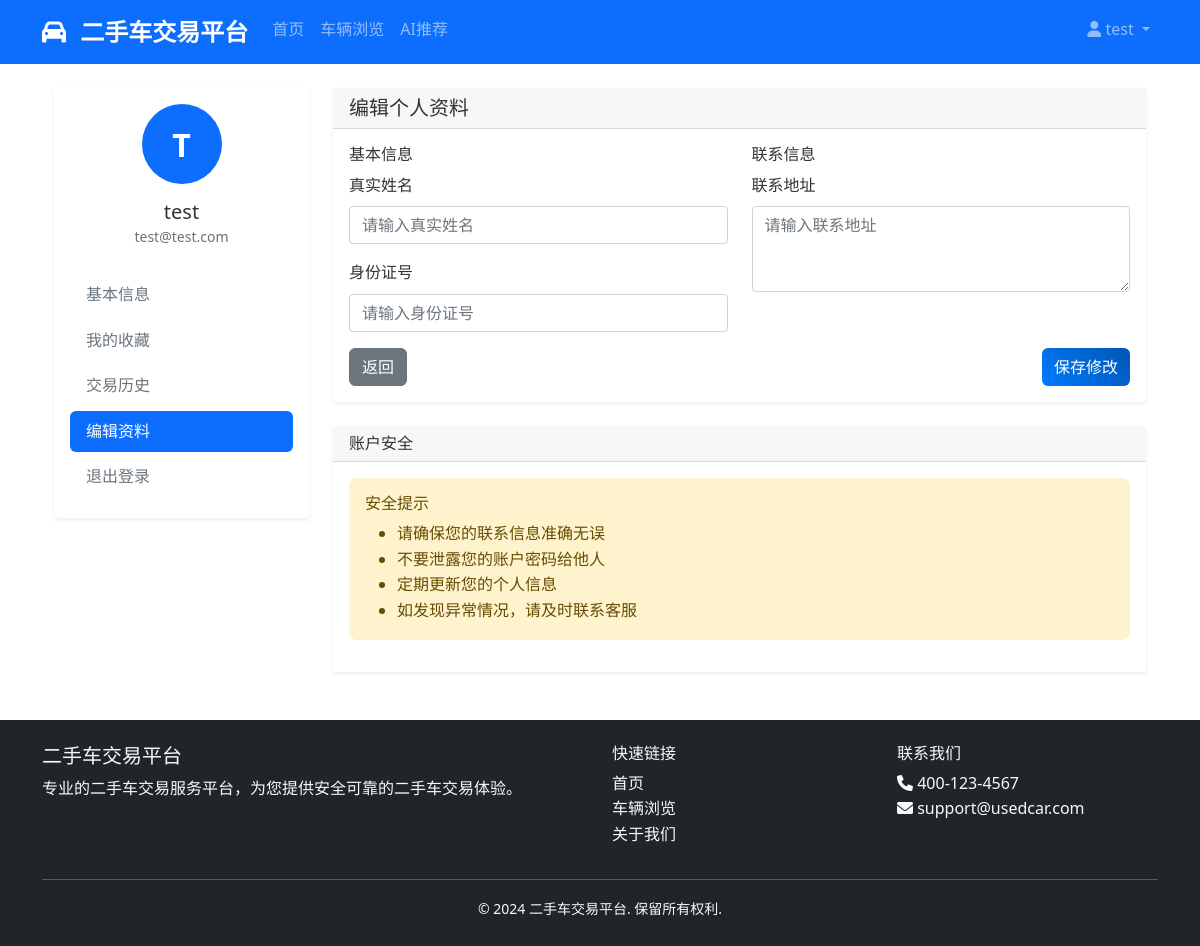
/users/profile/edit/ (signed in), run on the app's committed database.
### users/models.py (models this page shows, shortened)
class CustomUser(AbstractUser):
    USER_TYPE_CHOICES = [
        ('buyer', '买家'),
        ('seller', '卖家'),
        ('admin', '管理员'),
    ]
    phone = models.CharField(_('手机号码'), max_length=15, unique=True, blank=True, null=True)
    email = models.EmailField(_('邮箱地址'), unique=True)
    user_type = models.CharField(_('用户类型'), max_length=10, choices=USER_TYPE_CHOICES, default='buyer')
    avatar = models.ImageField(_('头像'), upload_to='avatars/', blank=True, null=True)
    is_verified = models.BooleanField(_('是否验证'), default=False)
    created_at = models.DateTimeField(_('创建时间'), auto_now_add=True)
    updated_at = models.DateTimeField(_('更新时间'), auto_now=True)
    seller_license = models.CharField(_('营业执照'), max_length=50, blank=True, null=True)
    seller_address = models.TextField(_('商家地址'), blank=True, null=True)
    seller_description = models.TextField(_('商家描述'), blank=True, null=True)
    class Meta:
        verbose_name = _('用户')
        verbose_name_plural = _('用户')

### users/views.py (the view, shortened to what this page needs)
# urls.py: path('profile/edit/', views.UserProfileUpdateView.as_view(), name='profile_edit'),
@method_decorator(login_required, name='dispatch')
class UserProfileUpdateView(UpdateView):
    model = UserProfile
    form_class = UserProfileForm
    template_name = 'users/profile_edit.html'
    success_url = reverse_lazy('user_profile')
    def get_object(self):
        profile, created = UserProfile.objects.get_or_create(user=self.request.user)
        return profile

### users/forms.py
class UserProfileForm(forms.ModelForm):
    class Meta:
        model = UserProfile
        fields = ['real_name', 'id_card', 'address']
        labels = {
            'real_name': '真实姓名',
            'id_card': '身份证号',
            'address': '联系地址',
        }
        widgets = {
            'address': forms.Textarea(attrs={'rows': 3}),
        }

### templates/users/profile_edit.html (shortened to what this page needs)
{% extends 'base.html' %}
{% block content %}
<div class="container mt-4">
    <div class="row">
        <div class="col-md-3">
            <div class="card">
                <div class="card-body">
                    <div class="text-center mb-4">
                        <div class="bg-primary text-white rounded-circle d-flex align-items-center justify-content-center mx-auto" style="width: 80px; height: 80px;">
                            <span class="fw-bold" style="font-size: 2rem;">{{ user.username|first|upper }}</span>
                        </div>
                        <h5 class="mt-3 mb-0">{{ user.username }}</h5>
                        <small class="text-muted">{{ user.email }}</small>
                    </div>
                    <nav class="nav flex-column">
                        <a class="nav-link" href="{% url 'user_profile' %}">
                             基本信息
                        </a>
                        <a class="nav-link" href="{% url 'favorites' %}">
                             我的收藏
                        </a>
                        <a class="nav-link" href="{% url 'transaction_history' %}">
                             交易历史
                        </a>
                        <a class="nav-link active" href="{% url 'profile_edit' %}">
                             编辑资料
                        </a>
                        <a class="nav-link" href="{% url 'logout' %}">
                             退出登录
                        </a>
                    </nav>
                </div>
            </div>
        </div>
        <div class="col-md-9">
            <div class="card">
                <div class="card-header">
                    <h5 class="mb-0">编辑个人资料</h5>
                </div>
                <div class="card-body">
                    <form method="post">
                        <div class="row">
                            <div class="col-md-6">
                                <h6>基本信息</h6>
                                <div class="mb-3">
                                    <label for="id_real_name" class="form-label">真实姓名</label>
                                    <input type="text" name="real_name" class="form-control" id="id_real_name"
                                           value="{{ form.real_name.value|default:'' }}" placeholder="请输入真实姓名">
                                </div>
                                <div class="mb-3">
                                    <label for="id_id_card" class="form-label">身份证号</label>
                                    <input type="text" name="id_card" class="form-control" id="id_id_card"
                                           value="{{ form.id_card.value|default:'' }}" placeholder="请输入身份证号">
                                </div>
                            </div>
                            <div class="col-md-6">
                                <h6>联系信息</h6>
                                <div class="mb-3">
                                    <label for="id_address" class="form-label">联系地址</label>
                                    <textarea name="address" class="form-control" id="id_address" rows="3"
                                              placeholder="请输入联系地址">{{ form.address.value|default:'' }}</textarea>
                                </div>
                            </div>
                        </div>
                        <div class="d-flex justify-content-between">
                            <a href="{% url 'user_profile' %}" class="btn btn-secondary">
                                 返回
                            </a>
                            <button type="submit" class="btn btn-primary">
                                 保存修改
                            </button>
                        </div>
                    </form>
                </div>
            </div>
            <div class="card mt-4">
                <div class="card-header">
                    <h6 class="mb-0">账户安全</h6>
                </div>
                <div class="card-body">
                    <div class="alert alert-warning">
                        <h6> 安全提示</h6>
                        <ul class="mb-0">
                            <li>请确保您的联系信息准确无误</li>
                            <li>不要泄露您的账户密码给他人</li>
                            <li>定期更新您的个人信息</li>
                            <li>如发现异常情况，请及时联系客服</li>
                        </ul>
                    </div>
                </div>
            </div>
        </div>
    </div>
</div>
{% endblock %}

### templates/base.html (shortened to what this page needs)
<!DOCTYPE html>
<html lang="zh-CN">
<head>
    <link href="https://cdn.jsdelivr.net/npm/bootstrap@5.1.3/dist/css/bootstrap.min.css" rel="stylesheet">
    <link href="https://cdnjs.cloudflare.com/ajax/libs/font-awesome/6.0.0/css/all.min.css" rel="stylesheet">
    <link href="/static/css/style.css" rel="stylesheet">
</head>
<body>
    <nav class="navbar navbar-expand-lg navbar-dark bg-primary">
        <div class="container">
            <a class="navbar-brand" href="{% url 'home' %}">
                <i class="fas fa-car"></i> 二手车交易平台
            </a>
            <div class="collapse navbar-collapse" id="navbarNav">
                <ul class="navbar-nav me-auto">
                    <li class="nav-item">
                        <a class="nav-link" href="{% url 'home' %}">首页</a>
                    </li>
                    <li class="nav-item">
                        <a class="nav-link" href="{% url 'car_list' %}">车辆浏览</a>
                    </li>
                    <li class="nav-item">
                        <a class="nav-link" href="{% url 'ai_recommendation' %}">AI推荐</a>
                    </li>
                </ul>
                <ul class="navbar-nav">
                    {% if user.is_authenticated %}
                    <li class="nav-item dropdown">
                        <a class="nav-link dropdown-toggle" href="#" id="navbarDropdown" role="button" data-bs-toggle="dropdown">
                            <i class="fas fa-user"></i> {{ user.username }}
                        </a>
                    </li>
                    {% endif %}
                </ul>
            </div>
        </div>
    </nav>
    <main class="container my-4">
        {% block content %}
        {% endblock %}
    </main>
    <footer class="bg-dark text-light py-4 mt-5">
        <div class="container">
            <div class="row">
                <div class="col-md-6">
                    <h5>二手车交易平台</h5>
                    <p>专业的二手车交易服务平台，为您提供安全可靠的二手车交易体验。</p>
                </div>
                <div class="col-md-3">
                    <h6>快速链接</h6>
                    <ul class="list-unstyled">
                        <li><a href="{% url 'home' %}" class="text-light">首页</a></li>
                        <li><a href="{% url 'car_list' %}" class="text-light">车辆浏览</a></li>
                        <li><a href="#" class="text-light">关于我们</a></li>
                    </ul>
                </div>
                <div class="col-md-3">
                    <h6>联系我们</h6>
                    <ul class="list-unstyled">
                        <li><i class="fas fa-phone"></i> 400-123-4567</li>
                        <li><i class="fas fa-envelope"></i> support@usedcar.com</li>
                    </ul>
                </div>
            </div>
            <hr>
            <div class="text-center">
                <small>&copy; 2024 二手车交易平台. 保留所有权利.</small>
            </div>
        </div>
    </footer>
</body>
</html>

### static/css/style.css (style rules this page uses)
body { font-family: 'Segoe UI', Tahoma, Geneva, Verdana, sans-serif; line-height: 1.6; color: #333; }
.navbar-brand { font-weight: bold; font-size: 1.5rem; }
.navbar-brand i { margin-right: 0.5rem; }
.card { border: none; box-shadow: 0 0.125rem 0.25rem rgba(0, 0, 0, 0.075); transition: all 0.3s ease; }
.btn { border-radius: 0.375rem; font-weight: 500; transition: all 0.3s ease; }
.btn-primary { background: linear-gradient(45deg, #007bff, #0056b3); border: none; }
.alert { border: none; border-radius: 0.5rem; }
footer a { text-decoration: none; transition: color 0.3s ease; }

### templates/users/profile_edit.html (style rules this page uses)
.nav-link { color: #6c757d; padding: 0.5rem 1rem; border-radius: 0.375rem; margin-bottom: 0.25rem; }
.nav-link.active { background-color: #0d6efd; color: white; }
.form-label { font-weight: 500; margin-bottom: 0.5rem; }

### data on the page
CustomUser: username "test", username|first "T", email "test@test.com"
